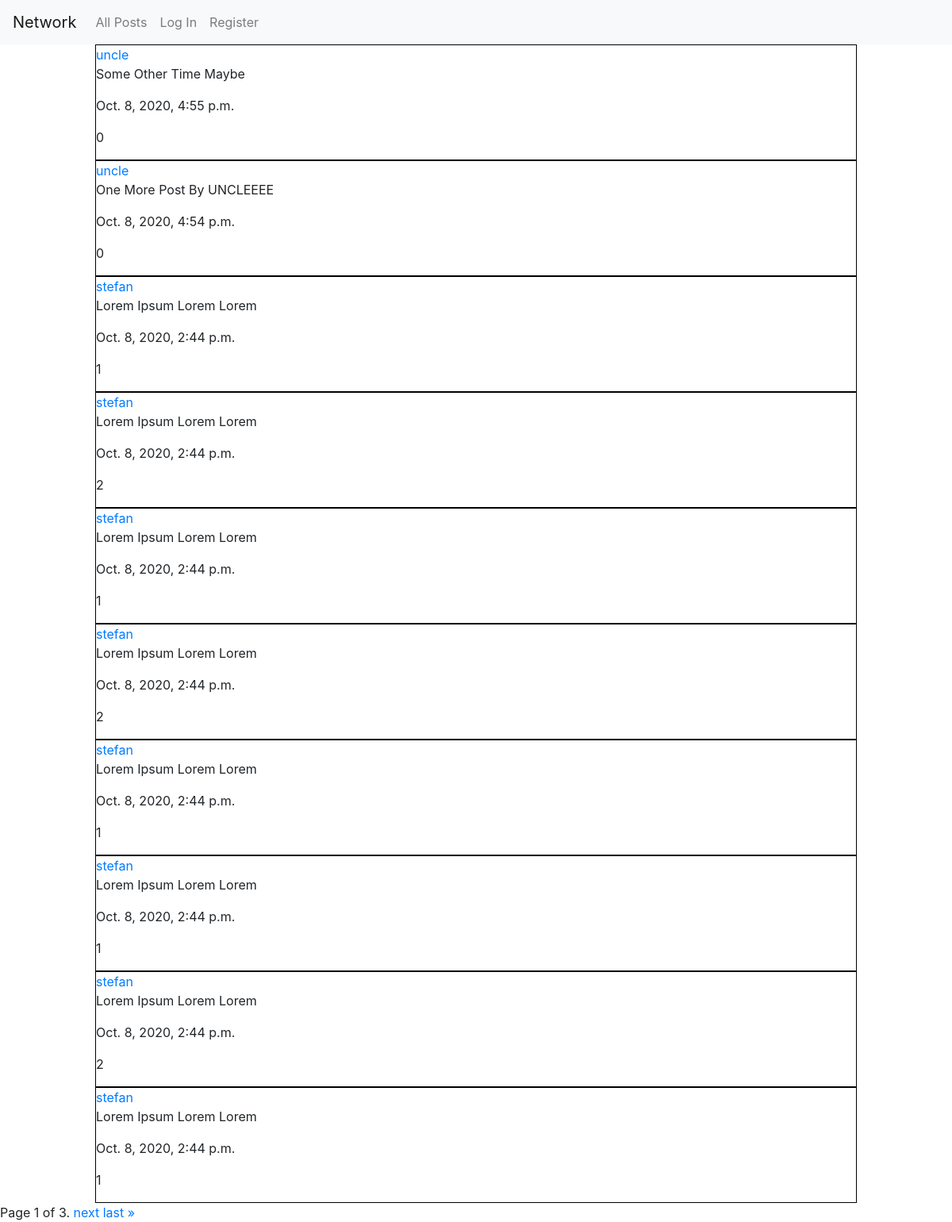
The page / on the database its author committed.
### network/models.py (models this page shows, shortened)
class Post(models.Model):
    user = models.ForeignKey(settings.AUTH_USER_MODEL, on_delete=models.CASCADE, related_name="posts")
    content = models.CharField(max_length = 256)
    date_added = models.DateTimeField(auto_now_add=True)
    like = models.ManyToManyField(User, blank=True, related_name="likes")

class User(AbstractUser):
    pass

### network/views.py (the view)
# urls.py: path("", views.index, name="index"),
def index(request):
    posts_list = Post.objects.all().order_by('-date_added')
    paginator = Paginator(posts_list, 10)
    page_number = request.GET.get('page')
    page_obj = paginator.get_page(page_number)
    context = {
        "page_obj": page_obj,
    }
    return render(request, "network/index.html", context)

### network/templates/network/index.html (shortened to what this page needs)
{% extends "network/layout.html" %}
{% load static %}
{% block body %}
    {% for post in page_obj %}
        <div class="post-container">
            <a href="{% url 'display_profile_view' post.user.id %}">{{ post.user.username }}</a>
            <p>{{ post.content }}</p>
            <p>{{ post.date_added }}</p>
            <p id="like_count_{{ post.id }}">{{ post.like.count }}</p>
        </div>
    {% endfor %}
    <div class="pagination">
        <span class="step-links">
            <span class="current">
                Page {{ page_obj.number }} of {{ page_obj.paginator.num_pages }}.
            </span>
            {% if page_obj.has_next %}
                <a href="?page={{ page_obj.next_page_number }}">next</a>
                <a href="?page={{ page_obj.paginator.num_pages }}">last &raquo;</a>
            {% endif %}
        </span>
    </div>
{% endblock %}

### network/static/network/styles.css (style rules this page uses)
.post-container { width:80%; margin: 0 auto; border: 1px solid black; }

### rows shown on the page
Post: user.username "uncle", content "Some Other Time Maybe", date_added "Oct. 8, 2020, 4:55 p.m.", like.count "0"
Post: user.username "uncle", content "One More Post By UNCLEEEE", date_added "Oct. 8, 2020, 4:54 p.m.", like.count "0"
Post: user.username "stefan", content "Lorem Ipsum Lorem Lorem", date_added "Oct. 8, 2020, 2:44 p.m.", like.count "1"
Post: user.username "stefan", content "Lorem Ipsum Lorem Lorem", date_added "Oct. 8, 2020, 2:44 p.m.", like.count "2"
Post: user.username "stefan", content "Lorem Ipsum Lorem Lorem", date_added "Oct. 8, 2020, 2:44 p.m.", like.count "1"
Post: user.username "stefan", content "Lorem Ipsum Lorem Lorem", date_added "Oct. 8, 2020, 2:44 p.m.", like.count "2"
Post: user.username "stefan", content "Lorem Ipsum Lorem Lorem", date_added "Oct. 8, 2020, 2:44 p.m.", like.count "1"
Post: user.username "stefan", content "Lorem Ipsum Lorem Lorem", date_added "Oct. 8, 2020, 2:44 p.m.", like.count "1"
Post: user.username "stefan", content "Lorem Ipsum Lorem Lorem", date_added "Oct. 8, 2020, 2:44 p.m.", like.count "2"
Post: user.username "stefan", content "Lorem Ipsum Lorem Lorem", date_added "Oct. 8, 2020, 2:44 p.m.", like.count "1"

### other values the page prints
{{ page_obj.number }} "1"
{{ page_obj.paginator.num_pages }} "3"
